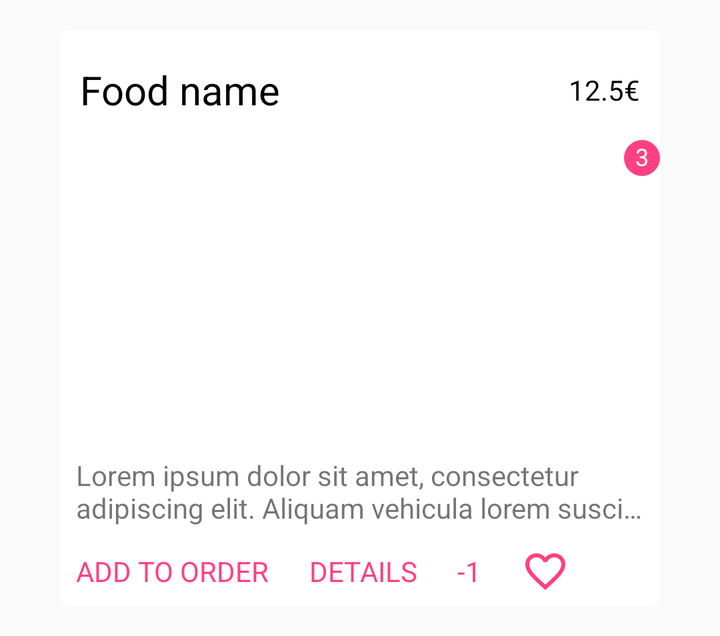
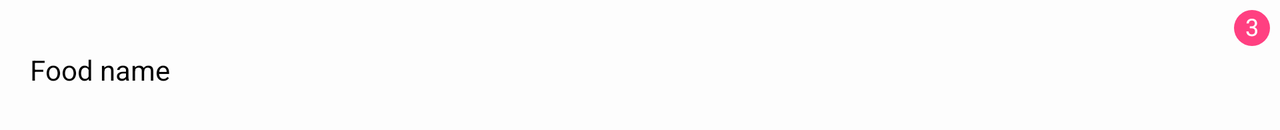

Two renders of one Android screen. The first uses the default layout on a phone; the second uses the alternative layout the repository ships for a different screen configuration, on a matching device. The two XML files are below.
<!-- AndroidManifest.xml: application theme AppTheme -->
<!-- res/layout/food_in_menu.xml -->
<?xml version="1.0" encoding="utf-8"?>
<LinearLayout
    xmlns:android="http://schemas.android.com/apk/res/android"
    xmlns:tools="http://schemas.android.com/tools"
    xmlns:app="http://schemas.android.com/apk/res-auto"
    android:id="@+id/food_in_menu_container"
    android:layout_width="match_parent"
    android:layout_height="wrap_content"
    android:gravity="center">

    <android.support.v7.widget.CardView
        android:layout_width="@dimen/food_in_menu_card_width"
        android:layout_height="wrap_content"
        android:layout_margin="@dimen/food_in_menu_card_margin"
        app:cardCornerRadius="@dimen/food_in_menu_card_corner_radius">

        <android.support.constraint.ConstraintLayout
            android:layout_width="match_parent"
            android:layout_height="match_parent"
            android:orientation="vertical">

            <TextView
                android:id="@+id/food_in_menu_name"
                android:layout_width="0dp"
                android:layout_height="@dimen/food_in_menu_title_container_height"
                android:layout_marginEnd="@dimen/food_in_menu_title_container_margin_start_end"
                android:layout_marginStart="@dimen/food_in_menu_title_container_margin_start_end"
                android:layout_marginTop="@dimen/food_in_menu_title_container_margin_top_bottom"
                android:gravity="center_vertical"
                android:textColor="@color/black"
                android:textSize="@dimen/food_in_menu_title_text_size"
                app:layout_constraintEnd_toStartOf="@+id/food_price"
                app:layout_constraintStart_toStartOf="parent"
                app:layout_constraintTop_toTopOf="parent"
                tools:text="Food name" />

            <TextView
                android:id="@+id/food_price"
                android:layout_width="wrap_content"
                android:layout_height="@dimen/food_in_menu_title_container_height"
                android:layout_marginEnd="@dimen/food_in_menu_title_container_margin_start_end"
                android:layout_marginTop="@dimen/food_in_menu_title_container_margin_top_bottom"
                android:gravity="center_vertical"
                android:textColor="@color/black"
                app:layout_constraintEnd_toEndOf="parent"
                app:layout_constraintTop_toTopOf="parent"
                tools:text="12.5€"/>

            <RelativeLayout
                android:id="@+id/food_image_container"
                android:layout_width="match_parent"
                android:layout_height="@dimen/food_in_menu_image_height"
                app:layout_constraintEnd_toEndOf="parent"
                app:layout_constraintStart_toStartOf="parent"
                app:layout_constraintTop_toBottomOf="@+id/food_in_menu_name">
                <ImageView
                    android:id="@+id/food_image"
                    android:layout_width="match_parent"
                    android:layout_height="@dimen/food_in_menu_image_height"
                    android:scaleType="fitXY"
                    android:src="@drawable/ic_food"
                    android:contentDescription="@string/content_description_food_image"
                    />

                
                    
                    
                    
                    

                    
                        
                        
                        

                    
                        
                        
                        
                        
                        
                        
                        
                
                <include layout="@layout/circle_counter"
                    android:layout_alignParentRight="true"
                    android:layout_width="wrap_content"
                    android:layout_height="wrap_content"/>


                <de.hdodenhof.circleimageview.CircleImageView
                    android:id="@+id/food_image_to_animate"
                    android:layout_width="@dimen/food_in_menu_image_food_to_animate"
                    android:layout_height="@dimen/food_in_menu_image_food_to_animate"
                    android:layout_centerInParent="true"
                    android:alpha="0"
                    android:src="@drawable/ic_food"
                    app:civ_border_width="2dp"
                    app:civ_border_color="@color/colorAccent"/>


            </RelativeLayout>


            <ProgressBar
                android:id="@+id/food_image_pb"
                android:layout_width="@dimen/progress_bar_size"
                android:layout_height="@dimen/progress_bar_size"
                android:visibility="gone"
                app:layout_constraintBottom_toTopOf="@+id/food_description"
                app:layout_constraintEnd_toEndOf="@+id/food_image_container"
                app:layout_constraintStart_toStartOf="@+id/food_image_container"
                app:layout_constraintTop_toBottomOf="@+id/food_in_menu_name" />

            <TextView
                android:id="@+id/food_description"
                android:layout_width="match_parent"
                android:layout_height="@dimen/food_in_menu_description_height"
                android:layout_marginTop="@dimen/food_in_menu_description_margin"
                android:layout_marginStart="@dimen/food_in_menu_description_margin"
                android:layout_marginEnd="@dimen/food_in_menu_description_margin"
                android:ellipsize="end"
                android:maxLines="2"
                app:layout_constraintEnd_toEndOf="parent"
                app:layout_constraintStart_toStartOf="parent"
                app:layout_constraintTop_toBottomOf="@+id/food_image_container"
                tools:text="Lorem ipsum dolor sit amet, consectetur adipiscing elit. Aliquam vehicula lorem suscipit pulvinar feugiat. Sed maximus feugiat tellus, sed iaculis libero consequat eu. Sed ultrices tempus eros a ornare. " />

            <TextView
                android:id="@+id/add_to_current_order"
                android:layout_width="wrap_content"
                android:layout_height="wrap_content"
                android:layout_margin="@dimen/food_in_menu_action_margin"
                android:text="@string/add_to_order"
                android:textColor="@color/colorAccent"
                android:textSize="@dimen/food_in_menu_action_text_size"
                app:layout_constraintBottom_toBottomOf="parent"
                app:layout_constraintStart_toStartOf="parent"
                app:layout_constraintTop_toBottomOf="@+id/food_description" />

            <TextView
                android:id="@+id/show_food_details"
                android:layout_width="wrap_content"
                android:layout_height="wrap_content"
                android:layout_marginTop="@dimen/food_in_menu_action_margin"
                android:layout_marginBottom="@dimen/food_in_menu_action_margin"
                android:layout_marginStart="@dimen/food_in_menu_action_show_detail_margin_start"
                android:text="@string/show_details"
                android:textColor="@color/colorAccent"
                android:textSize="@dimen/food_in_menu_action_text_size"
                app:layout_constraintBottom_toBottomOf="@+id/add_to_current_order"
                app:layout_constraintStart_toEndOf="@+id/add_to_current_order"
                app:layout_constraintTop_toTopOf="@+id/add_to_current_order" />

            <TextView
                android:id="@+id/subtract_food"
                android:layout_width="wrap_content"
                android:layout_height="wrap_content"
                android:layout_marginTop="@dimen/food_in_menu_action_margin"
                android:layout_marginBottom="@dimen/food_in_menu_action_margin"
                android:layout_marginStart="@dimen/food_in_menu_action_subtract_food_margin_start"
                android:text="@string/subtract_food"
                android:textColor="@color/colorAccent"
                android:textSize="@dimen/food_in_menu_action_text_size"
                android:visibility="visible"
                app:layout_constraintBottom_toBottomOf="@+id/show_food_details"
                app:layout_constraintStart_toEndOf="@+id/show_food_details"
                app:layout_constraintTop_toTopOf="@+id/show_food_details" />

            <ImageView
                android:id="@+id/favourite_food"
                android:layout_width="wrap_content"
                android:layout_height="wrap_content"
                android:layout_marginStart="@dimen/food_in_menu_action_favourite_margin_start"
                android:contentDescription="@string/content_description_add_to_favourite"
                app:layout_constraintBottom_toBottomOf="@+id/show_food_details"
                app:layout_constraintStart_toEndOf="@+id/subtract_food"
                app:layout_constraintTop_toTopOf="@+id/show_food_details"
                app:srcCompat="@drawable/ic_favorite_empty"
                android:tint="@color/colorAccent"/>


        </android.support.constraint.ConstraintLayout>


    </android.support.v7.widget.CardView>
</LinearLayout>
<!-- res/layout/circle_counter.xml (included above) -->
<?xml version="1.0" encoding="utf-8"?>
<FrameLayout
    xmlns:android="http://schemas.android.com/apk/res/android"
    xmlns:tools="http://schemas.android.com/tools"
    android:id="@+id/counter_container"
    android:layout_width="wrap_content"
    android:layout_height="wrap_content"
    android:layout_marginStart="@dimen/counter_circle_margin_start"
    android:layout_marginTop="@dimen/counter_circle_margin_top"
    android:visibility="visible">
    <ImageView
        android:layout_width="@dimen/counter_circle_size"
        android:layout_height="@dimen/counter_circle_size"
        android:background="@drawable/circle"
        android:tint="@color/colorAccent"
        android:contentDescription="@string/content_description_meals_number"/>

    <TextView
        android:id="@+id/couter_value"
        android:layout_width="@dimen/counter_circle_size"
        android:layout_height="match_parent"
        android:textAlignment="center"
        android:textSize="@dimen/counter_circle_text_size"
        android:layout_marginTop="@dimen/counter_circle_text_marging_top"
        android:textColor="@color/white"
        tools:text="3"/>
</FrameLayout>
<!-- resources referenced by this layout -->
<resources>
  <color name="black">#000</color>
  <color name="colorAccent">#FFFF4081</color>
  <color name="white">#FFF</color>
  <dimen name="counter_circle_margin_start">27dp</dimen>
  <dimen name="counter_circle_margin_top">0dp</dimen>
  <dimen name="counter_circle_size">18dp</dimen>
  <dimen name="counter_circle_text_marging_top">0dp</dimen>
  <dimen name="counter_circle_text_size">12sp</dimen>
  <dimen name="food_in_menu_action_favourite_margin_start">20dp</dimen>
  <dimen name="food_in_menu_action_margin">8dp</dimen>
  <dimen name="food_in_menu_action_show_detail_margin_start">20dp</dimen>
  <dimen name="food_in_menu_action_subtract_food_margin_start">20dp</dimen>
  <dimen name="food_in_menu_action_text_size">14sp</dimen>
  <dimen name="food_in_menu_card_corner_radius">4dp</dimen>
  <dimen name="food_in_menu_card_margin">15dp</dimen>
  <dimen name="food_in_menu_card_width">300dp</dimen>
  <dimen name="food_in_menu_description_height">40dp</dimen>
  <dimen name="food_in_menu_description_margin">8dp</dimen>
  <dimen name="food_in_menu_image_food_to_animate">100dp</dimen>
  <dimen name="food_in_menu_image_height">150dp</dimen>
  <dimen name="food_in_menu_title_container_height">50dp</dimen>
  <dimen name="food_in_menu_title_container_margin_start_end">10dp</dimen>
  <dimen name="food_in_menu_title_container_margin_top_bottom">5dp</dimen>
  <dimen name="food_in_menu_title_text_size">20sp</dimen>
  <dimen name="progress_bar_size">48dp</dimen>
  <!-- drawable circle (drawable) -->
  <?xml version="1.0" encoding="utf-8"?>
  <shape
      xmlns:android="http://schemas.android.com/apk/res/android"
      android:shape="oval">
  
      <solid
          android:color="?attr/colorAccent"/>
  
      <size
          android:width="120dp"
          android:height="120dp"/>
  </shape>
  <!-- drawable ic_favorite_empty (drawable) -->
  <vector xmlns:android="http://schemas.android.com/apk/res/android"
          android:width="24dp"
          android:height="24dp"
          android:viewportWidth="24.0"
          android:viewportHeight="24.0">
      <path
          android:name="favourite_empty"
          android:fillColor="#FF000000"
          android:pathData="M16.5,3c-1.74,0 -3.41,0.81 -4.5,2.09C10.91,3.81 9.24,3 7.5,3 4.42,3 2,5.42 2,8.5c0,3.78 3.4,6.86 8.55,11.54L12,21.35l1.45,-1.32C18.6,15.36 22,12.28 22,8.5 22,5.42 19.58,3 16.5,3zM12.1,18.55l-0.1,0.1 -0.1,-0.1C7.14,14.24 4,11.39 4,8.5 4,6.5 5.5,5 7.5,5c1.54,0 3.04,0.99 3.57,2.36h1.87C13.46,5.99 14.96,5 16.5,5c2,0 3.5,1.5 3.5,3.5 0,2.89 -3.14,5.74 -7.9,10.05z"/>
  </vector>
  <string name="add_to_order">ADD TO ORDER</string>
  <string name="content_description_add_to_favourite">Add or remove this food from the favourites meals of this restaurant</string>
  <string name="content_description_food_image">Image with the current food</string>
  <string name="content_description_meals_number">Number of meals in current order</string>
  <string name="show_details">DETAILS</string>
  <string name="subtract_food">-1</string>
  <style name="AppTheme" parent="Theme.AppCompat.Light.NoActionBar">
          
          <item name="colorPrimary">@color/colorPrimary</item>
          <item name="colorPrimaryDark">@color/colorPrimaryDark</item>
          <item name="colorAccent">@color/colorAccent</item>
      </style>
  <color name="colorPrimary">#8BC34A</color>
  <color name="colorPrimaryDark">#689F38</color>
</resources>
<!-- res/layout-land/food_in_menu.xml (the repository's variant of the layout above) -->
<!-- drawn on the phone turned sideways -->
<?xml version="1.0" encoding="utf-8"?>
<LinearLayout
    xmlns:android="http://schemas.android.com/apk/res/android"
    xmlns:tools="http://schemas.android.com/tools"
    xmlns:app="http://schemas.android.com/apk/res-auto"
    android:id="@+id/food_in_menu_container"
    android:layout_width="match_parent"
    android:layout_height="wrap_content"
    android:gravity="center"
    android:background="@color/semiTransparent">

    <RelativeLayout
        android:layout_width="match_parent"
        android:layout_height="match_parent"
        android:layout_margin="@dimen/food_in_menu_margin">

        <TextView
            android:id="@+id/food_in_menu_name"
            android:layout_width="match_parent"
            android:layout_height="@dimen/food_in_menu_title_container_height"
            android:layout_marginEnd="@dimen/food_in_menu_title_container_margin_start_end"
            android:layout_marginStart="@dimen/food_in_menu_title_container_margin_start_end"
            android:layout_marginTop="@dimen/food_in_menu_title_container_margin_top_bottom"
            android:gravity="center_vertical"
            android:textColor="@color/black"
            android:textSize="@dimen/food_in_menu_title_text_size"
            app:layout_constraintEnd_toStartOf="@+id/food_price"
            app:layout_constraintStart_toStartOf="parent"
            app:layout_constraintTop_toTopOf="parent"
            tools:text="Food name" />

        <include layout="@layout/circle_counter"
            android:layout_width="wrap_content"
            android:layout_height="wrap_content"
            android:layout_alignParentRight="true"/>
        
            
            
            
            

            
                
                
                

            
                
                
                
                
                
                
                
        
    </RelativeLayout>
</LinearLayout>
<!-- resources referenced by the variant -->
<!-- as the phone turned sideways resolves them -->
<resources>
  <color name="black">#000</color>
  <color name="colorAccent">#FFFF4081</color>
  <color name="semiTransparent">#AAFFFFFF</color>
  <color name="white">#FFF</color>
  <dimen name="counter_circle_margin_start">27dp</dimen>
  <dimen name="counter_circle_margin_top">0dp</dimen>
  <dimen name="counter_circle_size">18dp</dimen>
  <dimen name="counter_circle_text_marging_top">0dp</dimen>
  <dimen name="counter_circle_text_size">12sp</dimen>
  <!-- from res/values-land/ -->
  <dimen name="food_in_menu_margin">5dp</dimen>
  <dimen name="food_in_menu_title_container_height">50dp</dimen>
  <dimen name="food_in_menu_title_container_margin_start_end">10dp</dimen>
  <dimen name="food_in_menu_title_container_margin_top_bottom">5dp</dimen>
  <!-- from res/values-land/ -->
  <dimen name="food_in_menu_title_text_size">14sp</dimen>
  <!-- drawable circle (drawable) -->
  <?xml version="1.0" encoding="utf-8"?>
  <shape
      xmlns:android="http://schemas.android.com/apk/res/android"
      android:shape="oval">
  
      <solid
          android:color="?attr/colorAccent"/>
  
      <size
          android:width="120dp"
          android:height="120dp"/>
  </shape>
  <string name="content_description_meals_number">Number of meals in current order</string>
  <style name="AppTheme" parent="Theme.AppCompat.Light.NoActionBar">
          
          <item name="colorPrimary">@color/colorPrimary</item>
          <item name="colorPrimaryDark">@color/colorPrimaryDark</item>
          <item name="colorAccent">@color/colorAccent</item>
      </style>
  <color name="colorPrimary">#8BC34A</color>
  <color name="colorPrimaryDark">#689F38</color>
</resources>
